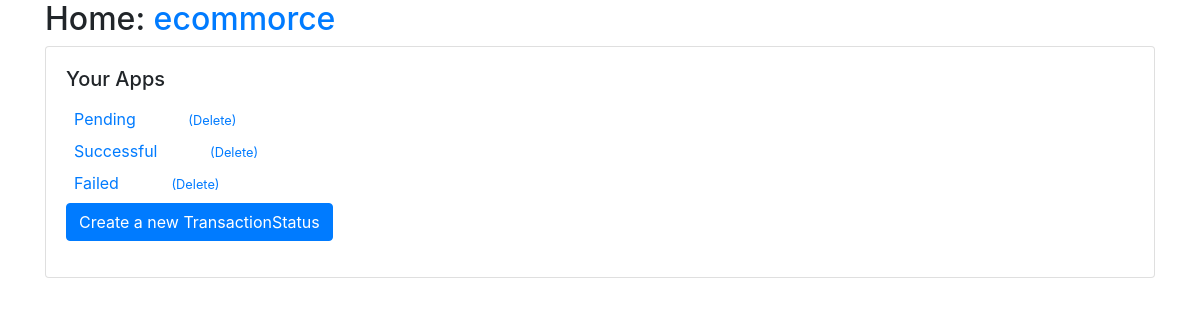
The page /Transaction/Transaction/TransactionStatus/ on the database its author committed.
### Transaction/models.py (models this page shows, shortened)
class TransactionStatus(models.Model):
    created = models.DateTimeField(auto_now_add=True, editable=False)
    name = models.CharField(max_length=30)
    last_updated = models.DateTimeField(auto_now=True, editable=False)
    id = models.AutoField(primary_key=True)
    class Meta:
        pass
    def __str__(self):
        return str(self.name)
    def get_absolute_url(self):
        return reverse("Transaction_TransactionStatus_detail", args=(self.id,))

### Transaction/views.py (the view)
# urls.py: path("Transaction/TransactionStatus/", views.TransactionStatusListView.as_view(), name="Transaction_TransactionStatus_list"),
class TransactionStatusListView(generic.ListView):
    model = models.TransactionStatus
    form_class = forms.TransactionStatusForm

### Transaction/templates/Transaction/transactionstatus_list.html
{% extends "base.html" %}
{% block content %}
{% for object in object_list %}
  <div class="m-2">
    <a href="{{object.get_absolute_url}}">{{object}}</a>
    <small class="ml-5"><a href="{% url 'Transaction_TransactionStatus_delete' object.pk %}">(Delete)</a></small>
  </div>
{% endfor %}
<div><a class="btn btn-primary" href="{% url 'Transaction_TransactionStatus_create' %}">Create a new TransactionStatus</a></div>
{% endblock %}

### rows shown on the page
TransactionStatus: name "Pending"
TransactionStatus: name "Successful"
TransactionStatus: name "Failed"
